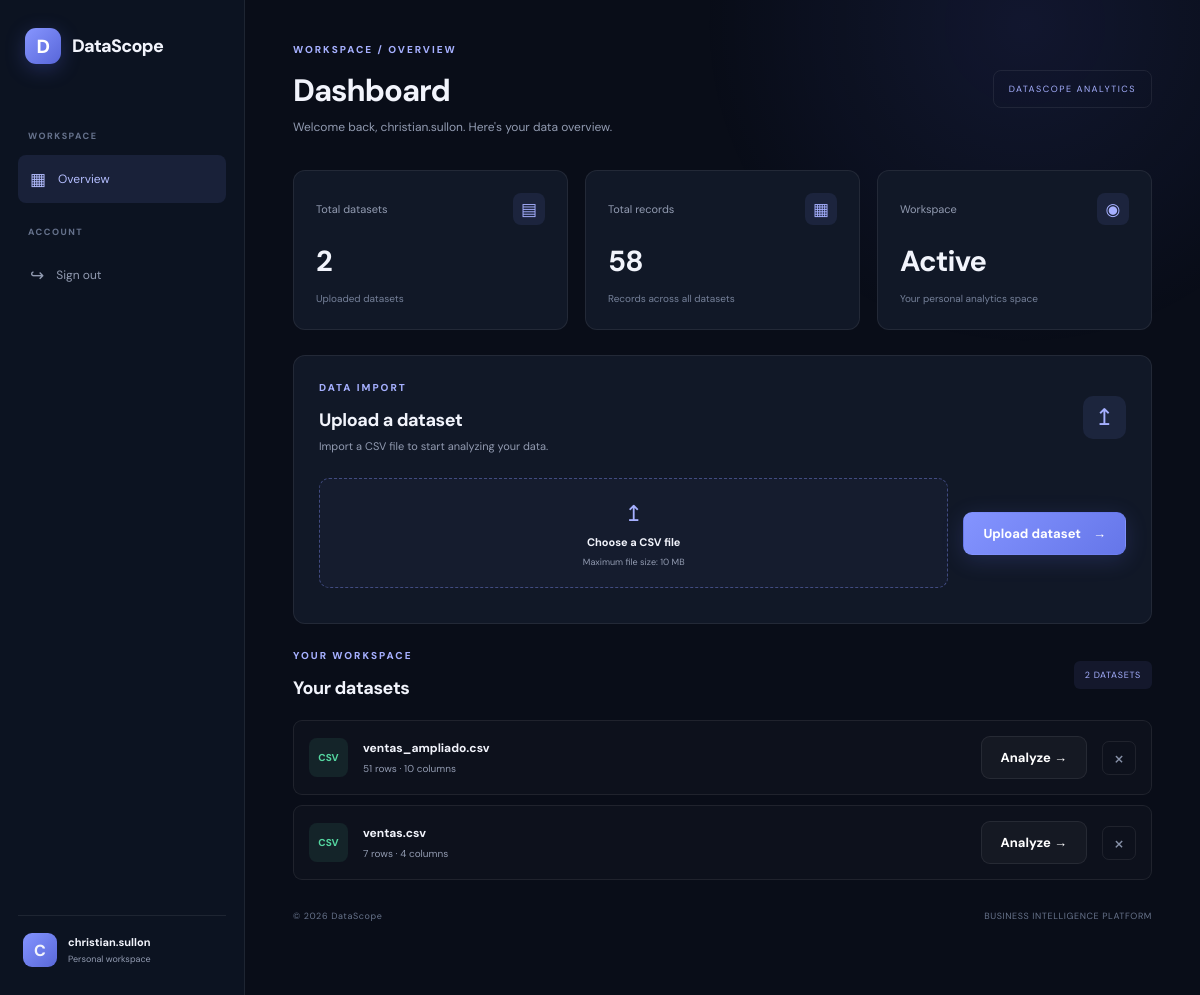
The app's page /dashboard (signed in) with its own data.
### tables this page shows
CREATE TABLE datasets (
            id INTEGER PRIMARY KEY AUTOINCREMENT,
            user_id INTEGER NOT NULL,
            filename TEXT NOT NULL,
            original_name TEXT NOT NULL,
            rows INTEGER NOT NULL,
            columns_count INTEGER NOT NULL,
            uploaded_at TIMESTAMP DEFAULT CURRENT_TIMESTAMP,
            FOREIGN KEY (user_id) REFERENCES users(id)
                ON DELETE CASCADE
        );

### app.py (the view)
@app.route("/dashboard")
@login_required
def dashboard():
    db = get_db()
    datasets = db.execute(
        """
        SELECT * FROM datasets
        WHERE user_id = ?
        ORDER BY uploaded_at DESC
        """,
        (session["user_id"],)
    ).fetchall()
    total_rows = sum(dataset["rows"] for dataset in datasets)
    return render_template(
        "dashboard.html",
        datasets=datasets,
        total_datasets=len(datasets),
        total_rows=total_rows
    )

### app.py (called while the page is built)
def get_db():
    if "db" not in g:
        g.db = sqlite3.connect(DATABASE)
        g.db.row_factory = sqlite3.Row
        g.db.execute("PRAGMA foreign_keys = ON")
    return g.db

def login_required(function):
    @wraps(function)
    def decorated_function(*args, **kwargs):
        if "user_id" not in session:
            return redirect("/login")
        return function(*args, **kwargs)
    return decorated_function

### templates/dashboard.html (shortened to what this page needs)
{% extends "layout.html" %}
{% block content %}
<div class="app-layout">
    <aside class="sidebar">
        <a href="/" class="brand sidebar-brand">
            <span class="brand-icon">D</span> DataScope
        </a>
        <div class="sidebar-label">WORKSPACE</div>
        <a href="/dashboard" class="sidebar-link active">
            <span>▦</span> Overview
        </a>
        <div class="sidebar-label">ACCOUNT</div>
        <a href="/logout" class="sidebar-link">
            <span>↪</span> Sign out
        </a>
        <div class="sidebar-profile">
            <div class="profile-avatar">{{ session.username[0]|upper }}</div>
            <div>
                <strong>{{ session.username }}</strong>
                <small>Personal workspace</small>
            </div>
        </div>
    </aside>
    <main class="dashboard-main">
        <header class="dashboard-header">
            <div>
                <div class="eyebrow">WORKSPACE / OVERVIEW</div>
                <h1>Dashboard</h1>
                <p>Welcome back, {{ session.username }}. Here's your data overview.</p>
            </div>
            <div class="header-date">DATASCOPE ANALYTICS</div>
        </header>
        <section class="stats-grid">
            <article class="stat-card">
                <div class="stat-card-top">
                    <span>Total datasets</span>
                    <span class="stat-icon">▤</span>
                </div>
                <strong>{{ total_datasets }}</strong>
                <small>Uploaded datasets</small>
            </article>
            <article class="stat-card">
                <div class="stat-card-top">
                    <span>Total records</span>
                    <span class="stat-icon">▦</span>
                </div>
                <strong>{{ "{:,}".format(total_rows) }}</strong>
                <small>Records across all datasets</small>
            </article>
            <article class="stat-card">
                <div class="stat-card-top">
                    <span>Workspace</span>
                    <span class="stat-icon">◉</span>
                </div>
                <strong>Active</strong>
                <small>Your personal analytics space</small>
            </article>
        </section>
        <section class="upload-panel">
            <div class="panel-heading">
                <div>
                    <div class="eyebrow">DATA IMPORT</div>
                    <h2>Upload a dataset</h2>
                    <p>Import a CSV file to start analyzing your data.</p>
                </div>
                <div class="upload-symbol">↥</div>
            </div>
            <form action="/upload" method="post" enctype="multipart/form-data" class="upload-form">
                <label for="file" class="file-label">
                    <span class="upload-arrow">↥</span>
                    <strong>Choose a CSV file</strong>
                    <small>Maximum file size: 10 MB</small>
                </label>
                <button type="submit" class="button button-primary">Upload dataset <span>→</span></button>
            </form>
        </section>
        <section class="datasets-section">
            <div class="section-title-row">
                <div>
                    <div class="eyebrow">YOUR WORKSPACE</div>
                    <h2>Your datasets</h2>
                </div>
                <span class="dataset-count">{{ total_datasets }} DATASETS</span>
            </div>
            {% if datasets %}
                <div class="dataset-list">
                    {% for dataset in datasets %}
                        <article class="dataset-card">
                            <div class="dataset-file-icon">CSV</div>
                            <div class="dataset-info">
                                <strong>{{ dataset.original_name }}</strong>
                                <small>{{ "{:,}".format(dataset.rows) }} rows · {{ dataset.columns_count }} columns</small>
                            </div>
                            <a href="/dataset/{{ dataset.id }}" class="button button-secondary">Analyze →</a>
                            <form action="/dataset/{{ dataset.id }}/delete" method="post" onsubmit="return confirm('Delete this dataset?')">
                                <button type="submit" class="delete-button" aria-label="Delete dataset">×</button>
                            </form>
                        </article>
                    {% endfor %}
                </div>
            {% else %}
                <div class="empty-state">
                    <div class="empty-icon">▤</div>
                    <h3>No datasets yet</h3>
                    <p>Upload your first CSV file to start exploring your data.</p>
                </div>
            {% endif %}
        </section>
        <footer class="dashboard-footer">
            <span>© 2026 DataScope</span>
            <span>BUSINESS INTELLIGENCE PLATFORM</span>
        </footer>
    </main>
</div>
{% endblock %}

### templates/layout.html (shortened to what this page needs)
<!DOCTYPE html>
<html lang="en">
<head>
    <link rel="stylesheet" href="{{ url_for('static', filename='css/style.css') }}">
</head>
<body>
    {% block content %}{% endblock %}
</body>
</html>

### records on screen
datasets: original_name "ventas_ampliado.csv", rows "51", columns_count "10"
datasets: original_name "ventas.csv", rows "7", columns_count "4"

### other values on screen
{{ session.username[0]|upper }} "C"
{{ session.username }} "christian.sullon"
{{ total_datasets }} "2"
{{ "{:,}".format(total_rows) }} "58"
